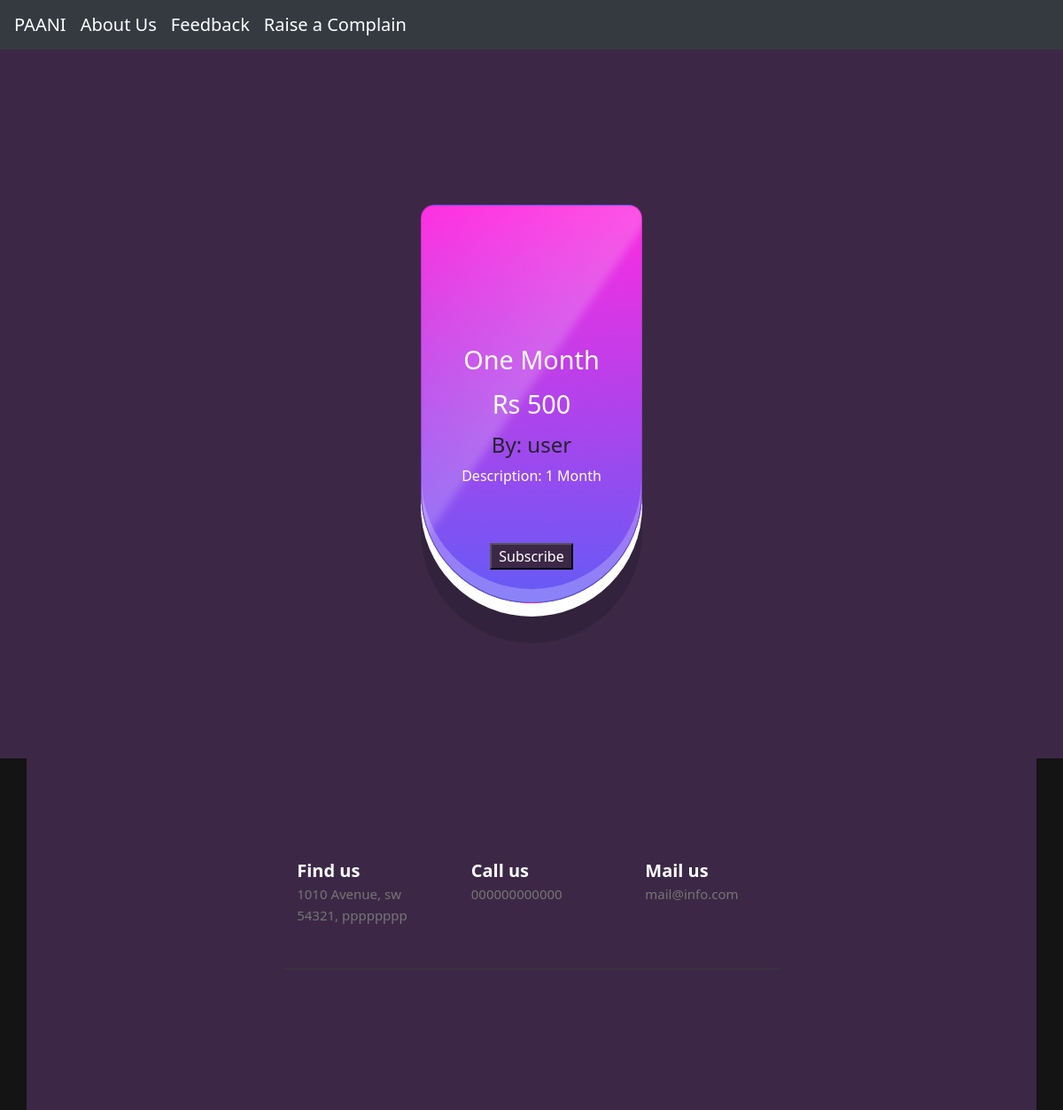
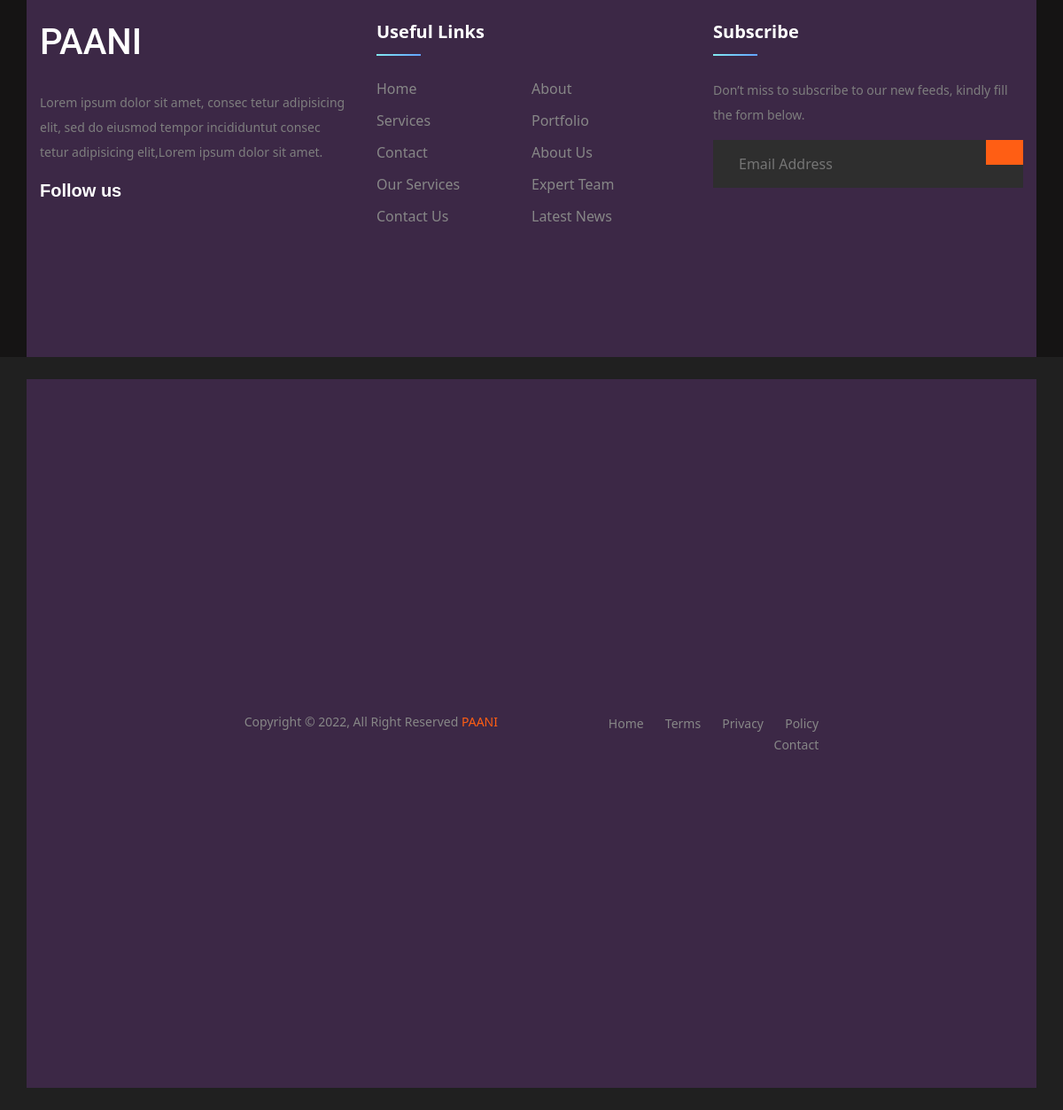
Screenshot of /plan with the database file from the repository (2 pictures, top to bottom).
### user/models.py (models this page shows, shortened)
class Plan(models.Model):
    planowner=models.CharField(max_length=50)
    title=models.CharField(max_length=150)
    dsc=models.TextField()
    price=models.IntegerField()

### user/views.py (the view)
# urls.py: path('plan', views.user_plan,name='plan'),
def user_plan(request):
    plan=Plan.objects.all()
    context={'plans':plan}
    return render(request,'plan.html',context)

### templates/plan.html (shortened to what this page needs)
{% include 'base.html' %} {% block title %} {% load static %}
{% endblock title %} {% block style%}
<html>
  <head>
    <link rel="stylesheet" href={% static 'plan.css' %}>
  </head>
  <body>
    {% endblock style%} {% block body %}
    <div>
      <div class="test">
        <div class="container" style="width: 100% background-color:black;">
          {%for plan in plans%}
          <div class="card">
            <div class="content">
              <h2>{{plan.title}}</h2>
              <h2>Rs {{plan.price}}</h2>
              <h4>By: {{plan.planowner}}</h4>
              <p>Description: {{plan.dsc}}</p>
              <br /><br />
              <a href="subscribe/{{plan.id}}">
                <button
                  type="button"
                  style="
                    width: 50%;
                    height: 150%;
                    background-color: #3c2846;
                    color: white;
                  "
                >
                  Subscribe
                </button>
              </a>
            </div>
          </div>
          {% endfor %}
        </div>
      </div>
    </div>
    {% endblock body %}
  </body>
</html>
{% include 'footer.html' %}

### static/plan.css (style rules this page uses)
* { box-sizing: border-box; font-family:'Segoe UI', Tahoma, Geneva, Verdana, sans-serif; }
.container { display: flex; justify-content: center; align-items: center; flex-wrap: wrap; width:100%; min-height: 100vh; background: #3c2846; }
.card { display: flex; justify-content: center; align-items: flex-start; position: relative; width: 250px; height: 450px; margin: 30px; border-radius: 20px; border-bottom-left-radius: 160px; border-bottom-right-radius: 160px; box-shadow: 0 15px 0 #fff, inset 0 -15px 0 rgba(255, 255, 255, 0.24), 0 45px 0 rgba(0, 0, 0, 0.15); overflow: hidden; }
.card::before { content: ""; position: absolute; top: -140px; left: -40%; padding: 0; width: 100%; height: 120%; background: linear-gradient(90deg, transparent, rgba(255, 255, 255, 0.2)); transform: rotate(35deg); pointer-events: none; filter: blur(5px); }
.card:nth-child(1) { background: linear-gradient(to bottom, #ff2ae0, #645bf6); }
.card .content { position: absolute; width: 100%; padding: 30px; padding-top: 150px; text-align: center; }
.card .content h2 { font-size: 1.8em; color: #fff; margin-bottom: 15px; }
.card .content p { color: #fff; line-height: 1.5em; }
.test { background-color: #3c2846; }

### rows the page displays
Plan: title "One Month", price "500", planowner "user", dsc "1 Month"
